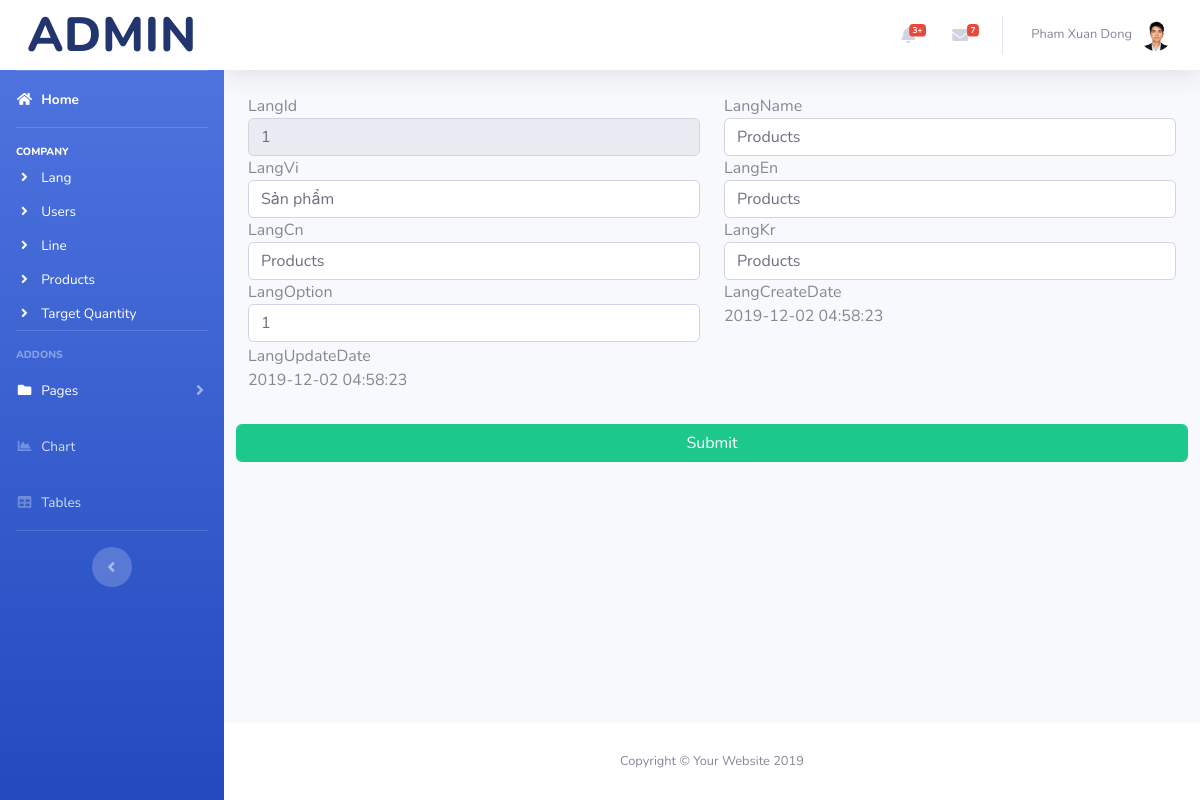
Page /system?update_Lang_1 on the committed database.
### tables this page shows
CREATE TABLE `lang` (
  `LangId` int(6) UNSIGNED NOT NULL,
  `LangName` varchar(30) NOT NULL,
  `LangVi` varchar(200) DEFAULT NULL,
  `LangEn` varchar(200) DEFAULT NULL,
  `LangCn` varchar(200) DEFAULT NULL,
  `LangKr` varchar(200) DEFAULT NULL,
  `LangOption` int(1) DEFAULT NULL,
  `LangCreateDate` timestamp NOT NULL DEFAULT current_timestamp(),
  `LangUpdateDate` timestamp NOT NULL DEFAULT current_timestamp() ON UPDATE current_timestamp()
);

### function/db_lib.php (called while the page is built, shortened)
<?php
class db {
	public $dbh;
	public $lang="En";
	function __construct() {
		if($this->dbh = mysqli_connect(_DB_HOST_, _DB_USER_, _DB_PASS_, _DB_name_)) {
		} else {
			exit('Unable to connect to DB');
		}
		mysqli_query($this->dbh, 'SET NAMES utf8');
		mysqli_query($this->dbh, 'SET CHARACTER SET utf8');
		mysqli_query($this->dbh, 'SET character_set_results = utf8,' . 'character_set_client = utf8, character_set_connection = utf8,' . 'character_set_database = utf8, character_set_server = utf8');
	}
		public function fetchOne($query){
			$rs = mysqli_query($this->dbh,$query);
			return mysqli_fetch_assoc($rs);
		}
		public function lang($key,$value=Null) {
			$ngongu = $this->lang;
			if ($value==Null) {
				$value = implode(" ",preg_split('/(?=[A-Z])/', $key, -1, PREG_SPLIT_NO_EMPTY));
			}
			$return = $value;
			$query = "SELECT Lang".$ngongu." FROM " . _DB_PREFIX_ . "lang WHERE LangName='".$key."'" ;
			$rs = mysqli_query($this->dbh,$query);
			$result = $rs->fetch_array();
			if (isset($result['Lang'.$ngongu])) {
				$return =  $result['Lang'.$ngongu];
			}else{
				$sql = "INSERT INTO Lang(`LangName`,`LangVi`,`LangEn`,`LangCn`,`LangKr`,`LangOption`)
				VALUES('".$key."','".$value."','".$value."','".$value."','".$value."',1)";
				$result = mysqli_query( $this->dbh, $sql );
			}
			return $return;
		}
}
?>

### system/update.php (the view, shortened to what this page needs)
<?php
$sql = "Select *
        from ".$target."
        Where ".$target."Id = ".$id."
        ";
$ketqua = $oDB-> fetchOne($sql);
$headerar = (array_keys($ketqua));
?>
  <form action="?<?php echo $actionkey ?>" method="Post" style='width: 100%;'>
        <div class="form-group row">
    <?php
      foreach ($headerar as $key => $value) {
          echo "<div class='col-md-6'>";
          echo "<span>".$value."</span>";
          if ($value==$target.'Id') {
            echo "<input type='text' name='".$value."' id='".$value."' value='".$ketqua[$value]."' class='form-control' readonly>";
          }else{
            if (strpos( $value, $target ) !== false) {
              if (strpos( $value, 'Date' ) !== false) {
                echo "<p>".$ketqua[$value]."</p>";
              } else {
                echo "<input type='text' name='".$value."' id='".$value."' value='".$ketqua[$value]."' class='form-control'>";
              }
            }
          }
          echo "</div>";
      }
    ?>
        </div>
        <div class="form-group row">
          <button type="submit" class='btn btn-success form-control'>Submit</button>
        </div>
  </form>

### system/sidebar.php (shortened to what this page needs)
    <ul class="navbar-nav bg-gradient-primary sidebar sidebar-dark accordion" id="accordionSidebar">
      <a class="sidebar-brand d-flex align-items-center justify-content-center" href="../home/" Style='background-color:white;'>
        <div class="sidebar-brand-text mx-3" Style='Color:#22356f;font-size: 3em'>Admin</div>
      </a>
      <hr class="sidebar-divider my-0">
      <li class="nav-item active">
        <a class="nav-link" href="../<?php echo $page ?>">
          <i class="fas fa-fw fa-home"></i>
          <span><?php echo $oDB->lang("Home") ?></span></a>
      </li>
<?php
$arr = array(
  array('?tables_Lang', 'fa-angle-right',$oDB->lang("Lang")),
  array('?tables_Users', 'fa-angle-right',$oDB->lang("Users")),
  array('?tables_Line', 'fa-angle-right',$oDB->lang("Line")),
  array('?tables_Products', 'fa-angle-right',$oDB->lang("Products")),
  array('?tables_TargetQuantity', 'fa-angle-right',$oDB->lang("TargetQuantity")),
);
echo nav_item($oDB->lang("Company"),$arr);
?>
<hr class="sidebar-divider">
<div class="sidebar-heading">
  Addons
</div>
<?php
$arr = array(
  array('#','Login'),
  array('#','Register'),
  array('#','Forgot Password'),
  array('../404.html','404 Page')
);
echo nav_item_collapsed('Pages','fa-folder',$arr,'Pages');
echo nav_item_one('charts.html','fa-chart-area','Chart');
echo nav_item_one('tables.html','fa-table','Tables')
?>
      <hr class="sidebar-divider d-none d-md-block">
      <div class="text-center d-none d-md-inline">
        <button class="rounded-circle border-0" id="sidebarToggle"></button>
      </div>
    </ul>

### function/template.php
<?php
function nav_item($header,$arr){
$a = "
        <hr class='sidebar-divider'>
        <div class='sidebar-heading' style='color:white;'>
        ".$header."
        </div>
";
$b = '';
foreach ($arr as $key => $value) {
    $b = $b."
        <li class='nav-item'>
            <a class='nav-link' href='".$value[0]."' style='Padding:5px 16px;color:white;'>
            <i class='fas fa-fw ".$value[1]."' style='color:white;'></i>
            <span>".$value[2]."</span></a>
        </li>
    ";
}
return $a.$b;
}
function nav_item_collapsed($header,$icon,$arr,$id){
    $a = "
        <li class='nav-item'>
            <a class='nav-link collapsed' href='#' data-toggle='collapse' data-target='#".$id."' aria-expanded='true' aria-controls='collapseTwo'>
            <i class='fas fa-fw ".$icon."' style='color:white;'></i>
            <span style='color:white;'>".$header."</span>
            </a>
            <div id='".$id."' class='collapse' aria-labelledby='headingTwo' data-parent='#accordionSidebar'>
            <div class='bg-white py-2 collapse-inner rounded'>
    ";
    $b = '';
    foreach ($arr as $key => $value) {
        $b = $b."
            <a class='collapse-item' href='".$value[0]."'>".$value[1]."</a>
        ";
    }
    $c = "
            </div>
            </div>
        </li>";
    return $a.$b.$c;
    }
function nav_item_one($link,$icon,$text){
    $a = "
    <li class='nav-item'>
        <a class='nav-link' href='".$link."'>
        <i class='fas fa-fw ".$icon."'></i>
        <span>".$text."</span></a>
    </li>";
    return $a;
}

### rows in the picture
lang: LangEn "Home"
lang: LangEn "COMPANY"
lang: LangId "1", LangName "Products", LangVi "Sản phẩm", LangEn "Products", LangCn "Products", LangKr "Products", LangOption "1", LangCreateDate "2019-12-02 04:58:23", LangUpdateDate "2019-12-02 04:58:23"

### other values in the picture
$value[2] "Lang Users Line Products Target Quantity"
$header "Pages"
$text "Chart Tables"
$value "LangId"
$value "LangName"
$value "LangVi"
$value "LangEn"
$value "LangCn"
$value "LangKr"
$value "LangOption"
$value "LangCreateDate"
$value "LangUpdateDate"
